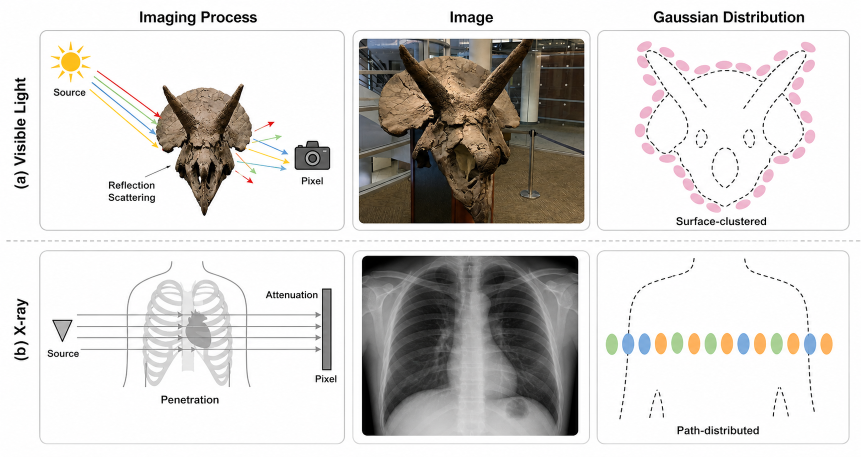
#> input picture assets/fig/intro_fig_compare.png, 1721 x 914 px (shown at 1/2 size)
$ python intro_fig_add_column_headers.py
#> lines starting #> are read from the running program, lines starting #| are printed output that depends on the picture
"""Add column header labels to intro_fig_compare.png.

The existing image (1840x820) has no explicit column headers at the top.
This script adds white-background header chips at the top of each column:
  - "Sparse Input"       (col 1)
  - "Gaussian Allocation" (col 2)
  - "Rendering & Error"  (col 3)

Runs in-place; a backup is saved as intro_fig_compare_backup.png.
"""

import pathlib
import shutil

from PIL import Image, ImageDraw, ImageFont

REPO_ROOT = pathlib.Path(__file__).resolve().parents[2]
FIG_PATH = REPO_ROOT / "assets" / "fig" / "intro_fig_compare.png"
BACKUP_PATH = REPO_ROOT / "assets" / "fig" / "intro_fig_compare_backup.png"

# Column header labels (matching F02 requirements)
HEADERS = ["Sparse Input", "Gaussian Allocation", "Rendering & Error"]

# Layout parameters (image width = 1840, row-chip approx 85px wide)
ROW_CHIP_WIDTH = 85
IMAGE_WIDTH = 1840
N_COLS = 3
COL_WIDTH = (IMAGE_WIDTH - ROW_CHIP_WIDTH) / N_COLS  # ~585 px

# X-center for each column header
COL_CENTERS = [
    int(ROW_CHIP_WIDTH + COL_WIDTH * (i + 0.5)) for i in range(N_COLS)
]  # [377, 962, 1547]

# Padding added at top of image for the header strip
HEADER_HEIGHT = 40
TEXT_Y = 8          # text baseline from top of new strip
FONT_SIZE = 22      # ≈9pt at typical 150dpi paper-column width


def load_font(size: int):
    """Try to load a clean sans-serif font; fall back to default if not found."""
    candidates = [
        "/Library/Fonts/Arial.ttf",
        "/Library/Fonts/Helvetica.ttf",
        "/System/Library/Fonts/Helvetica.ttc",
        "/System/Library/Fonts/SFNSDisplay.ttf",
        "/System/Library/Fonts/SFNS.ttf",
        "/usr/share/fonts/truetype/liberation/LiberationSans-Bold.ttf",
        "/usr/share/fonts/truetype/dejavu/DejaVuSans-Bold.ttf",
    ]
    for path in candidates:
        if pathlib.Path(path).exists():
            try:
                return ImageFont.truetype(path, size)
            except Exception:
                continue
    return ImageFont.load_default()


def main() -> None:
    if not FIG_PATH.exists():
        raise FileNotFoundError(f"Source figure not found: {FIG_PATH}")

    # Backup
    shutil.copy2(FIG_PATH, BACKUP_PATH)
    print(f"Backup saved to {BACKUP_PATH.relative_to(REPO_ROOT)}")

    img = Image.open(FIG_PATH).convert("RGBA")
    W, H = img.size  # expected 1840, 820
#> W = 1721; H = 914

    # Create a new canvas with extra space at the top
    new_H = H + HEADER_HEIGHT
#> new_H = 954
    canvas = Image.new("RGBA", (W, new_H), (255, 255, 255, 255))
#> canvas: PIL image 1721x954 RGBA; every value is 255
    canvas.paste(img, (0, HEADER_HEIGHT))
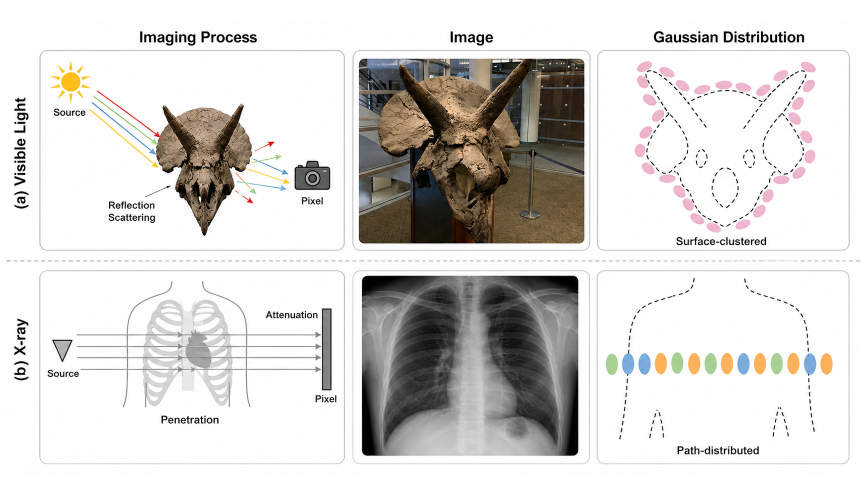
#> canvas: PIL image 1721x954 RGBA (shown at 1/2 size); mean R, G, B, A 214.8, 212.6, 210.2, 255

    draw = ImageDraw.Draw(canvas)
    font = load_font(FONT_SIZE)
    dark_gray = (55, 55, 55, 255)

    for header, cx in zip(HEADERS, COL_CENTERS):
        # Measure text bounding box for background box
        bbox = draw.textbbox((0, 0), header, font=font)
        tw = bbox[2] - bbox[0]
        th = bbox[3] - bbox[1]
        pad_x, pad_y = 8, 4
        x0 = cx - tw // 2 - pad_x
        y0 = TEXT_Y - pad_y
        x1 = cx + tw // 2 + tw % 2 + pad_x
        y1 = TEXT_Y + th + pad_y

        # White background rounded rectangle
        draw.rounded_rectangle([x0, y0, x1, y1], radius=5,
                                fill=(255, 255, 255, 240),
                                outline=(200, 200, 200, 255), width=1)

        # Header text (bold, dark gray)
        draw.text((cx - tw // 2, TEXT_Y), header, font=font, fill=dark_gray)
#> this loop made 3 passes
#> (bbox, tw, th, x0, x1, y1) on passes 1 to 3: ((0, 5, 134, 25), 134, 20, 302, 452, 32), ((0, 4, 211, 20), 211, 16, 849, 1076, 28), ((0, 4, 191, 25), 191, 21, 1444, 1651, 33)

    # Save as PNG (RGB, no alpha)
    canvas.convert("RGB").save(FIG_PATH, format="PNG", optimize=False, dpi=(300, 300))
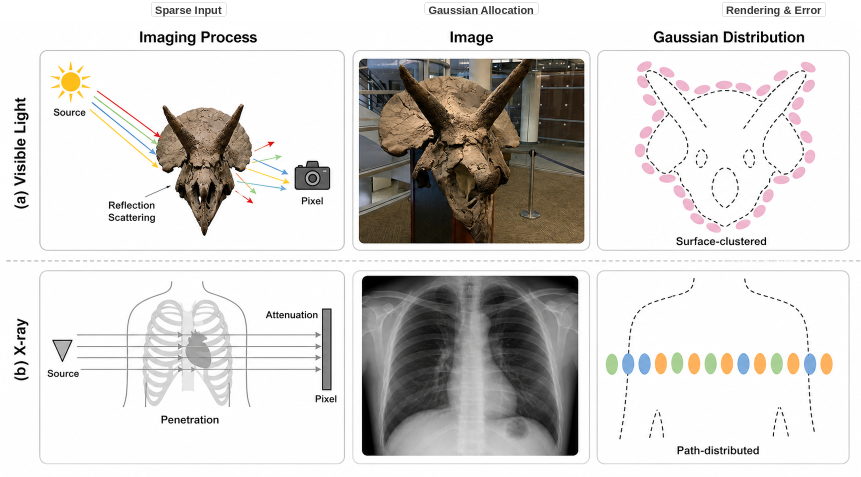
#> saved as intro_fig_compare.png: PIL image 1721x954 RGB (shown at 1/2 size); mean R, G, B 214.4, 212.1, 209.8
    print(f"Updated {FIG_PATH.relative_to(REPO_ROOT)}  (size: {W}×{new_H})")
#| Updated assets/fig/intro_fig_compare.png  (size: 1721×954)


if __name__ == "__main__":
    main()

$ run again, with assets/fig/fig_experiment_ablation_3view.png copied over assets/fig/intro_fig_compare.png
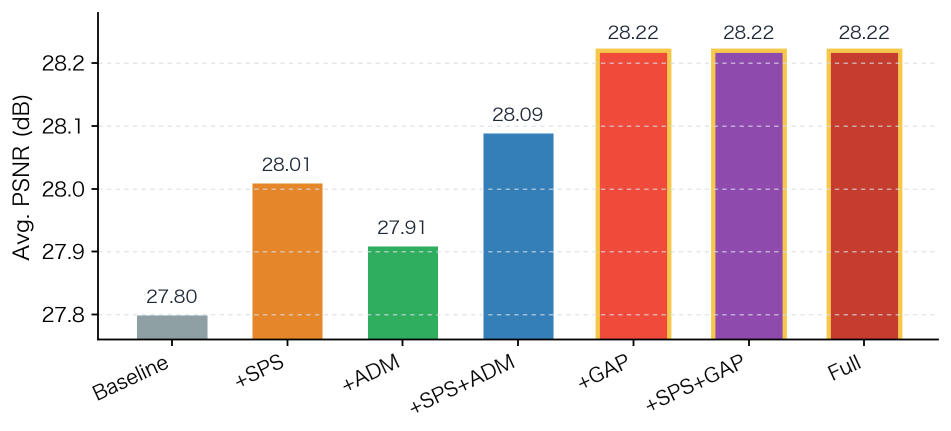
#> input picture assets/fig/fig_experiment_ablation_3view.png, 1902 x 862 px (shown at 1/2 size)
#> in main, img is the input picture: PIL image 1902x862 RGBA; mean R, G, B, A 230.4, 214.4, 213.6, 255
#> in main, `canvas.paste(img, (0, HEADER_HEIGHT))`:
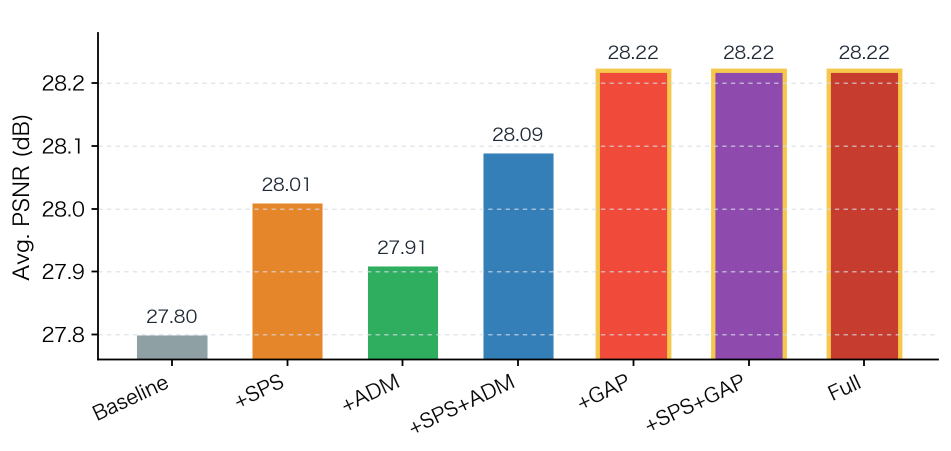
#> canvas: PIL image 1902x902 RGBA (shown at 1/2 size); mean R, G, B, A 231.5, 216.2, 215.4, 255
#> the loop in main, `for header, cx in zip(HEADERS, COL_CENTERS):` made 3 passes
#> (bbox, tw, th, x0, x1, y1) on passes 1 to 3: ((0, 5, 134, 25), 134, 20, 302, 452, 32), ((0, 4, 211, 20), 211, 16, 849, 1076, 28), ((0, 4, 191, 25), 191, 21, 1444, 1651, 33)
#> in main, `canvas.convert("RGB").save(FIG_PATH, format="PNG", optimize=False, dpi..`:
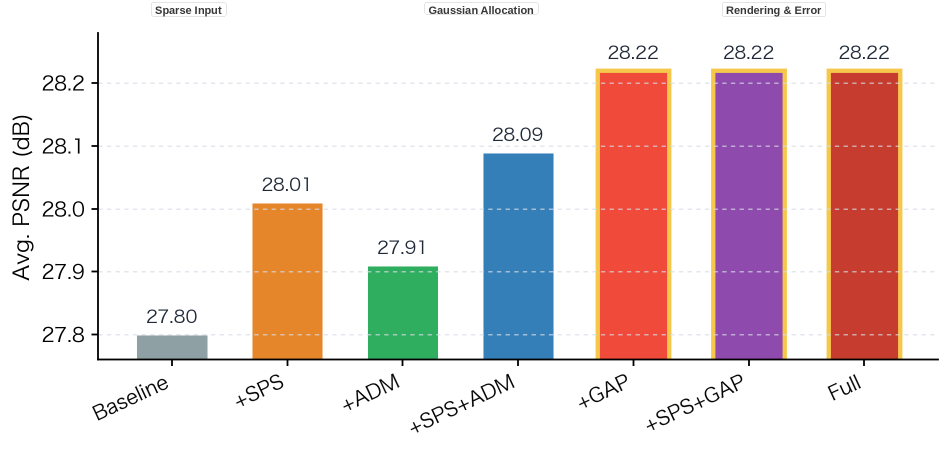
#> saved as intro_fig_compare.png: PIL image 1902x902 RGB (shown at 1/2 size); mean R, G, B 231.1, 215.8, 215
#| Updated assets/fig/intro_fig_compare.png  (size: 1902×902)

$ run again, with assets/fig/fig_experiment_ablation_visual.png copied over assets/fig/intro_fig_compare.png
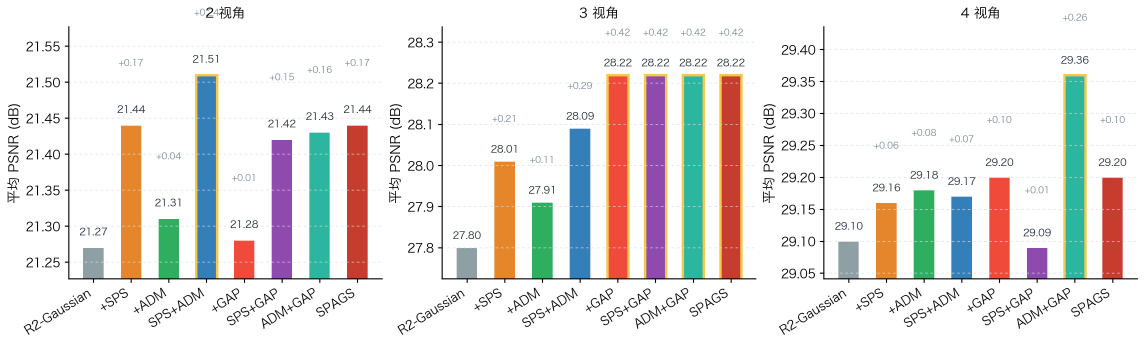
#> input picture assets/fig/fig_experiment_ablation_visual.png, 3435 x 1035 px (shown at 1/3 size)
#> in main, img is the input picture: PIL image 3435x1035 RGBA; mean R, G, B, A 231.8, 229.2, 226.7, 255
#> in main, `canvas.paste(img, (0, HEADER_HEIGHT))`:
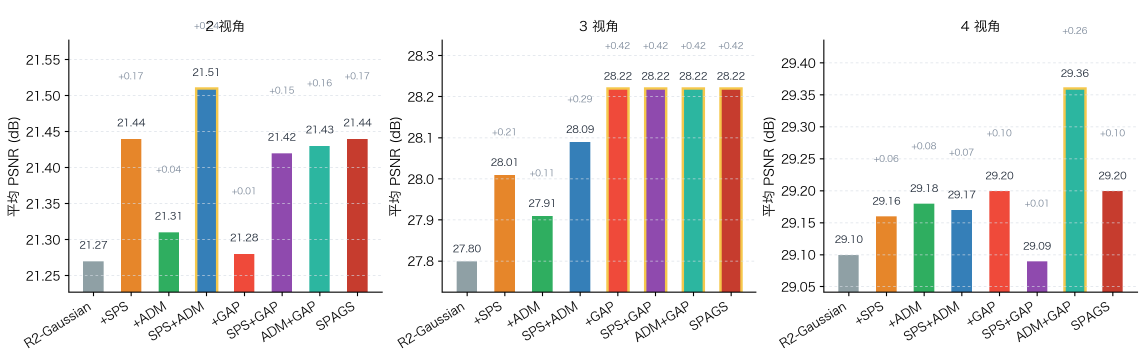
#> canvas: PIL image 3435x1075 RGBA (shown at 1/3 size); mean R, G, B, A 232.7, 230.1, 227.7, 255
#> the loop in main, `for header, cx in zip(HEADERS, COL_CENTERS):` made 3 passes
#> (bbox, tw, th, x0, x1, y1) on passes 1 to 3: ((0, 5, 134, 25), 134, 20, 302, 452, 32), ((0, 4, 211, 20), 211, 16, 849, 1076, 28), ((0, 4, 191, 25), 191, 21, 1444, 1651, 33)
#> in main, `canvas.convert("RGB").save(FIG_PATH, format="PNG", optimize=False, dpi..`:
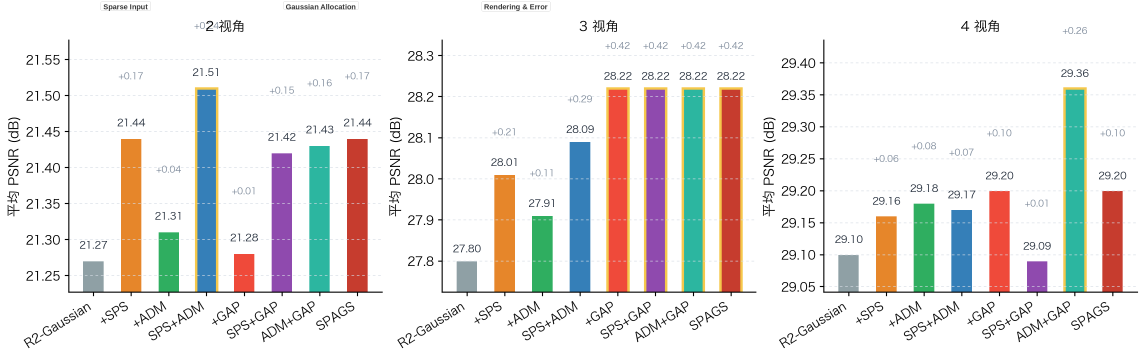
#> saved as intro_fig_compare.png: PIL image 3435x1075 RGB (shown at 1/3 size); mean R, G, B 232.5, 229.9, 227.6
#| Updated assets/fig/intro_fig_compare.png  (size: 3435×1075)

$ run again, with assets/fig/fig_experiment_consistency.png copied over assets/fig/intro_fig_compare.png
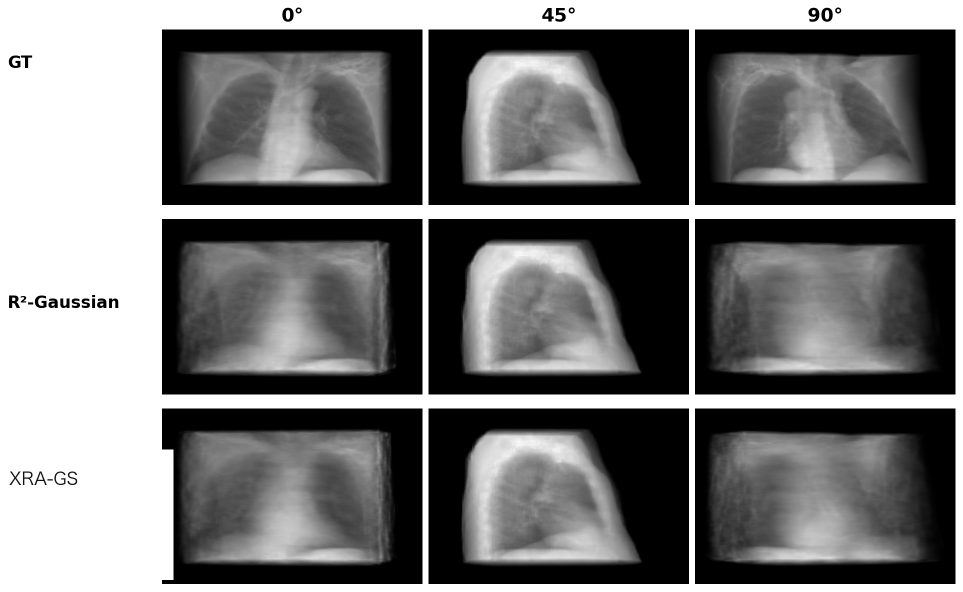
#> input picture assets/fig/fig_experiment_consistency.png, 1925 x 1183 px (shown at 1/2 size)
#> in main, `canvas.paste(img, (0, HEADER_HEIGHT))`:
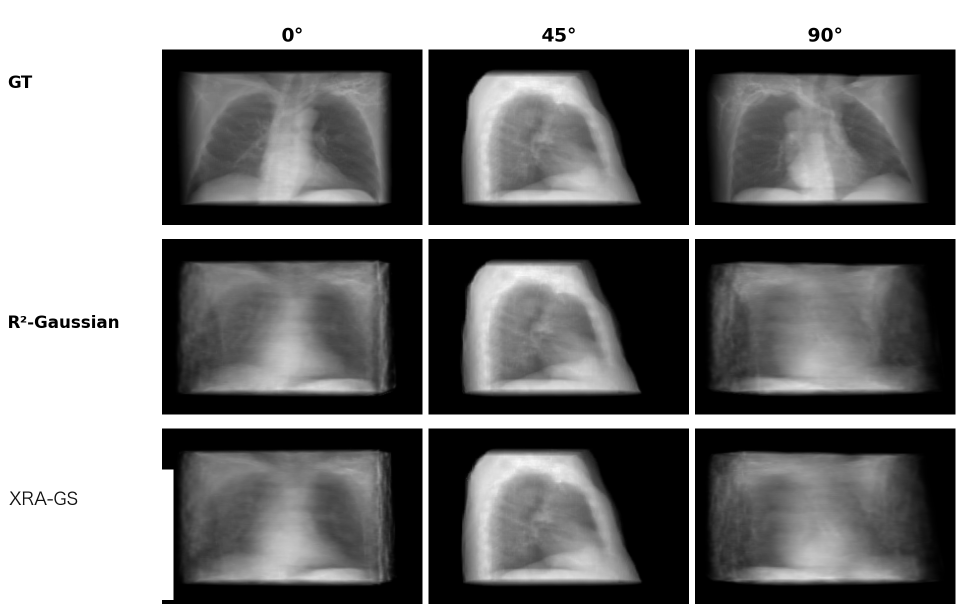
#> canvas: PIL image 1925x1223 RGBA (shown at 1/2 size); mean R, G, B, A 122.7, 122.7, 122.7, 255
#> the loop in main, `for header, cx in zip(HEADERS, COL_CENTERS):` made 3 passes
#> (bbox, tw, th, x0, x1, y1) on passes 1 to 3: ((0, 5, 134, 25), 134, 20, 302, 452, 32), ((0, 4, 211, 20), 211, 16, 849, 1076, 28), ((0, 4, 191, 25), 191, 21, 1444, 1651, 33)
#> in main, `canvas.convert("RGB").save(FIG_PATH, format="PNG", optimize=False, dpi..`:
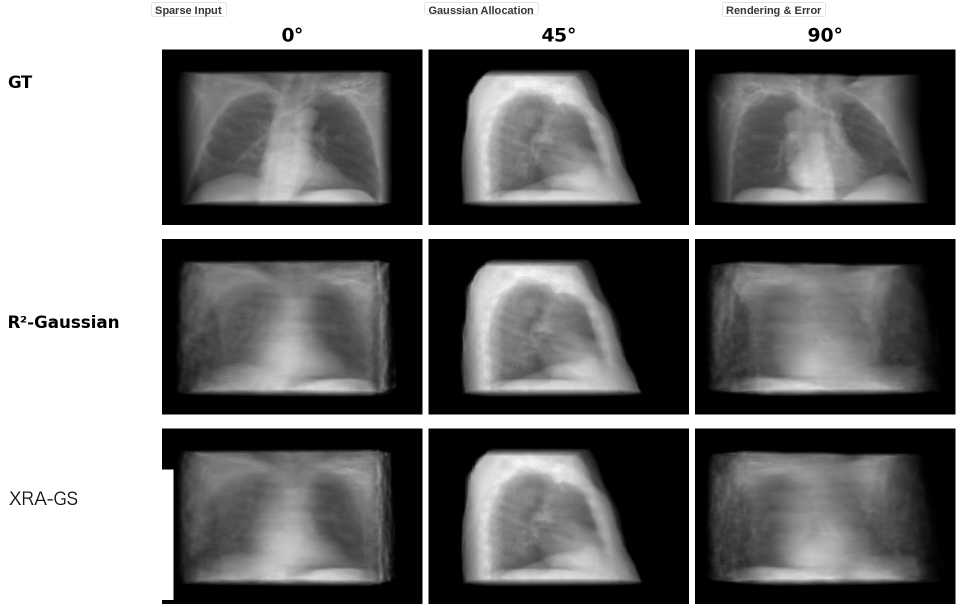
#> saved as intro_fig_compare.png: PIL image 1925x1223 RGB (shown at 1/2 size); min 0, max 255, mean 122.4
#| Updated assets/fig/intro_fig_compare.png  (size: 1925×1223)
